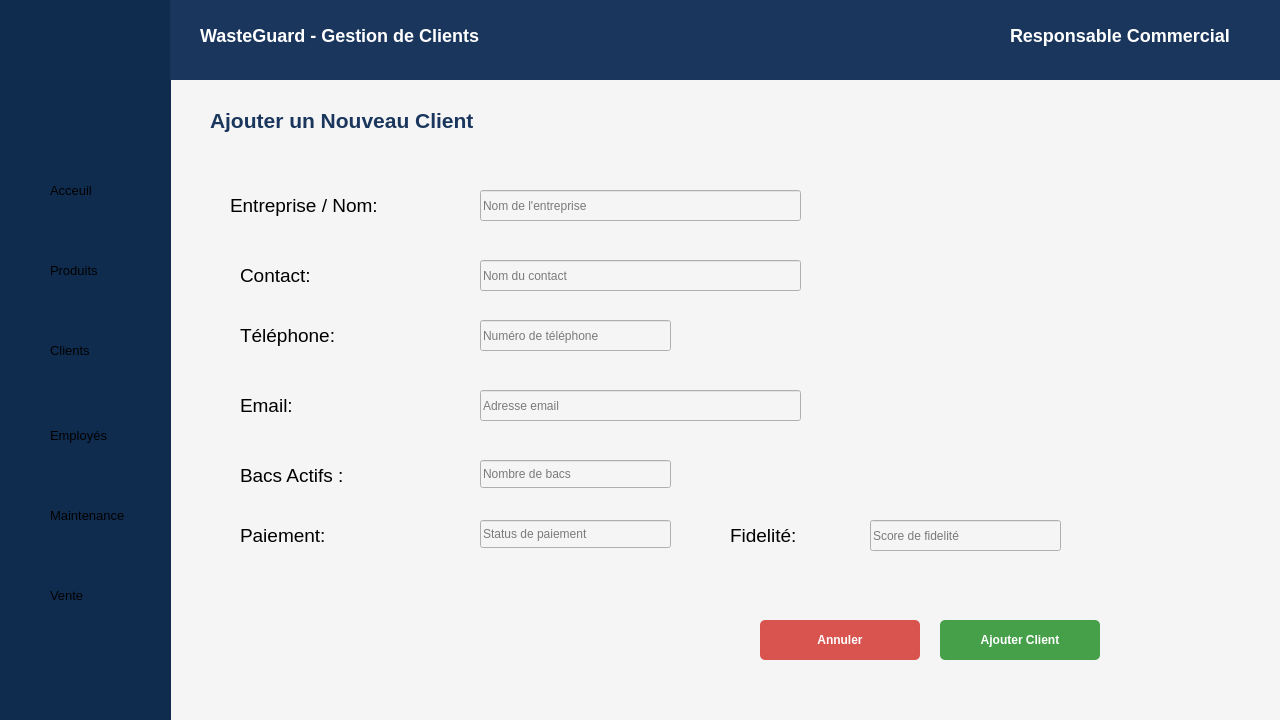
<?xml version="1.0" encoding="UTF-8"?>
<ui version="4.0">
 <class>AjouterClient</class>
 <widget class="QWidget" name="AjouterClient">
  <property name="geometry">
   <rect>
    <x>0</x>
    <y>0</y>
    <width>1280</width>
    <height>720</height>
   </rect>
  </property>
  <property name="windowTitle">
   <string>Ajouter un Client</string>
  </property>
  <property name="styleSheet">
   <string notr="true">background-color: #F5F5F5;</string>
  </property>
  <widget class="QWidget" name="sidebar" native="true">
   <property name="geometry">
    <rect>
     <x>0</x>
     <y>0</y>
     <width>171</width>
     <height>750</height>
    </rect>
   </property>
   <property name="styleSheet">
    <string notr="true">background-color: #0f2c4f;</string>
   </property>
   <widget class="QLabel" name="logo">
    <property name="geometry">
     <rect>
      <x>-10</x>
      <y>0</y>
      <width>181</width>
      <height>121</height>
     </rect>
    </property>
    <property name="pixmap">
     <pixmap>waste-logo.png</pixmap>
    </property>
    <property name="scaledContents">
     <bool>true</bool>
    </property>
   </widget>
   <widget class="QLabel" name="acceuil">
    <property name="geometry">
     <rect>
      <x>50</x>
      <y>180</y>
      <width>71</width>
      <height>21</height>
     </rect>
    </property>
    <property name="font">
     <font>
      <pointsize>10</pointsize>
     </font>
    </property>
    <property name="text">
     <string>Acceuil</string>
    </property>
   </widget>
   <widget class="QLabel" name="produits">
    <property name="geometry">
     <rect>
      <x>50</x>
      <y>260</y>
      <width>63</width>
      <height>20</height>
     </rect>
    </property>
    <property name="font">
     <font>
      <pointsize>10</pointsize>
     </font>
    </property>
    <property name="text">
     <string>Produits</string>
    </property>
   </widget>
   <widget class="QLabel" name="clients">
    <property name="geometry">
     <rect>
      <x>50</x>
      <y>340</y>
      <width>63</width>
      <height>20</height>
     </rect>
    </property>
    <property name="font">
     <font>
      <pointsize>10</pointsize>
     </font>
    </property>
    <property name="text">
     <string>Clients</string>
    </property>
   </widget>
   <widget class="QLabel" name="employes">
    <property name="geometry">
     <rect>
      <x>50</x>
      <y>420</y>
      <width>81</width>
      <height>31</height>
     </rect>
    </property>
    <property name="font">
     <font>
      <pointsize>10</pointsize>
     </font>
    </property>
    <property name="text">
     <string>Employés</string>
    </property>
   </widget>
   <widget class="QLabel" name="maintenance">
    <property name="geometry">
     <rect>
      <x>50</x>
      <y>500</y>
      <width>111</width>
      <height>31</height>
     </rect>
    </property>
    <property name="font">
     <font>
      <pointsize>10</pointsize>
     </font>
    </property>
    <property name="text">
     <string>Maintenance</string>
    </property>
   </widget>
   <widget class="QLabel" name="vente">
    <property name="geometry">
     <rect>
      <x>50</x>
      <y>580</y>
      <width>71</width>
      <height>31</height>
     </rect>
    </property>
    <property name="font">
     <font>
      <pointsize>10</pointsize>
     </font>
    </property>
    <property name="text">
     <string>Vente</string>
    </property>
   </widget>
  </widget>
  <widget class="QWidget" name="header" native="true">
   <property name="geometry">
    <rect>
     <x>170</x>
     <y>0</y>
     <width>1111</width>
     <height>80</height>
    </rect>
   </property>
   <property name="styleSheet">
    <string notr="true">color: #FFFFFF;
    font-family: &quot;Montserrat&quot;;
    font-weight: bold;
    font-size: 18px;
    background-color: #1A365D;</string>
   </property>
   <widget class="QLabel" name="wasteguardhead">
    <property name="geometry">
     <rect>
      <x>30</x>
      <y>20</y>
      <width>311</width>
      <height>31</height>
     </rect>
    </property>
    <property name="text">
     <string>WasteGuard - Gestion de Clients</string>
    </property>
   </widget>
   <widget class="QLabel" name="responsable">
    <property name="geometry">
     <rect>
      <x>840</x>
      <y>20</y>
      <width>231</width>
      <height>31</height>
     </rect>
    </property>
    <property name="text">
     <string>Responsable Commercial</string>
    </property>
   </widget>
  </widget>
  <widget class="QLabel" name="titrePage">
   <property name="geometry">
    <rect>
     <x>210</x>
     <y>100</y>
     <width>351</width>
     <height>41</height>
    </rect>
   </property>
   <property name="font">
    <font>
     <pointsize>16</pointsize>
     <bold>true</bold>
    </font>
   </property>
   <property name="styleSheet">
    <string notr="true">color: #1A365D;</string>
   </property>
   <property name="text">
    <string>Ajouter un Nouveau Client</string>
   </property>
  </widget>
  <widget class="QPushButton" name="btn_ajouter">
   <property name="geometry">
    <rect>
     <x>940</x>
     <y>620</y>
     <width>160</width>
     <height>40</height>
    </rect>
   </property>
   <property name="styleSheet">
    <string notr="true">background-color: #45a049; color: white; font-weight: bold; border-radius: 5px;</string>
   </property>
   <property name="text">
    <string>Ajouter Client</string>
   </property>
  </widget>
  <widget class="QPushButton" name="btn_annuler">
   <property name="geometry">
    <rect>
     <x>760</x>
     <y>620</y>
     <width>160</width>
     <height>40</height>
    </rect>
   </property>
   <property name="styleSheet">
    <string notr="true">background-color: #d9534f; color: white; font-weight: bold; border-radius: 5px;</string>
   </property>
   <property name="text">
    <string>Annuler</string>
   </property>
  </widget>
  <widget class="QWidget" name="widget" native="true">
   <property name="geometry">
    <rect>
     <x>200</x>
     <y>160</y>
     <width>941</width>
     <height>441</height>
    </rect>
   </property>
   <property name="font">
    <font>
     <pointsize>11</pointsize>
    </font>
   </property>
   <property name="styleSheet">
    <string notr="true">color:rgb(0, 0, 0)</string>
   </property>
   <widget class="QLabel" name="label_5">
    <property name="geometry">
     <rect>
      <x>30</x>
      <y>10</y>
      <width>211</width>
      <height>71</height>
     </rect>
    </property>
    <property name="font">
     <font>
      <pointsize>14</pointsize>
     </font>
    </property>
    <property name="text">
     <string>Entreprise / Nom:</string>
    </property>
   </widget>
   <widget class="QLabel" name="label_6">
    <property name="geometry">
     <rect>
      <x>40</x>
      <y>80</y>
      <width>211</width>
      <height>71</height>
     </rect>
    </property>
    <property name="font">
     <font>
      <pointsize>14</pointsize>
     </font>
    </property>
    <property name="text">
     <string>Contact:</string>
    </property>
   </widget>
   <widget class="QLabel" name="label_7">
    <property name="geometry">
     <rect>
      <x>40</x>
      <y>140</y>
      <width>211</width>
      <height>71</height>
     </rect>
    </property>
    <property name="font">
     <font>
      <pointsize>14</pointsize>
     </font>
    </property>
    <property name="text">
     <string>Téléphone:</string>
    </property>
   </widget>
   <widget class="QLabel" name="label_8">
    <property name="geometry">
     <rect>
      <x>40</x>
      <y>210</y>
      <width>211</width>
      <height>71</height>
     </rect>
    </property>
    <property name="font">
     <font>
      <pointsize>14</pointsize>
     </font>
    </property>
    <property name="text">
     <string>Email:</string>
    </property>
   </widget>
   <widget class="QLineEdit" name="lineEdit_5">
    <property name="geometry">
     <rect>
      <x>280</x>
      <y>30</y>
      <width>321</width>
      <height>31</height>
     </rect>
    </property>
    <property name="placeholderText">
     <string>Nom de l'entreprise</string>
    </property>
   </widget>
   <widget class="QLineEdit" name="lineEdit_6">
    <property name="geometry">
     <rect>
      <x>280</x>
      <y>100</y>
      <width>321</width>
      <height>31</height>
     </rect>
    </property>
    <property name="placeholderText">
     <string>Nom du contact</string>
    </property>
   </widget>
   <widget class="QLineEdit" name="lineEdit_7">
    <property name="geometry">
     <rect>
      <x>280</x>
      <y>160</y>
      <width>191</width>
      <height>31</height>
     </rect>
    </property>
    <property name="placeholderText">
     <string>Numéro de téléphone</string>
    </property>
   </widget>
   <widget class="QLineEdit" name="lineEdit_8">
    <property name="geometry">
     <rect>
      <x>280</x>
      <y>230</y>
      <width>321</width>
      <height>31</height>
     </rect>
    </property>
    <property name="placeholderText">
     <string>Adresse email</string>
    </property>
   </widget>
   <widget class="QLineEdit" name="lineEdit_9">
    <property name="geometry">
     <rect>
      <x>280</x>
      <y>300</y>
      <width>191</width>
      <height>28</height>
     </rect>
    </property>
    <property name="placeholderText">
     <string>Nombre de bacs</string>
    </property>
   </widget>
   <widget class="QLineEdit" name="lineEdit_10">
    <property name="geometry">
     <rect>
      <x>280</x>
      <y>360</y>
      <width>191</width>
      <height>28</height>
     </rect>
    </property>
    <property name="placeholderText">
     <string>Status de paiement</string>
    </property>
   </widget>
   <widget class="QLineEdit" name="lineEdit_11">
    <property name="geometry">
     <rect>
      <x>670</x>
      <y>360</y>
      <width>191</width>
      <height>31</height>
     </rect>
    </property>
    <property name="text">
     <string/>
    </property>
    <property name="placeholderText">
     <string>Score de fidelité</string>
    </property>
   </widget>
   <widget class="QLabel" name="label_9">
    <property name="geometry">
     <rect>
      <x>40</x>
      <y>280</y>
      <width>211</width>
      <height>71</height>
     </rect>
    </property>
    <property name="font">
     <font>
      <pointsize>14</pointsize>
     </font>
    </property>
    <property name="text">
     <string>Bacs Actifs :</string>
    </property>
   </widget>
   <widget class="QLabel" name="label_10">
    <property name="geometry">
     <rect>
      <x>40</x>
      <y>340</y>
      <width>211</width>
      <height>71</height>
     </rect>
    </property>
    <property name="font">
     <font>
      <pointsize>14</pointsize>
     </font>
    </property>
    <property name="text">
     <string>Paiement:</string>
    </property>
   </widget>
   <widget class="QLabel" name="label_11">
    <property name="geometry">
     <rect>
      <x>530</x>
      <y>340</y>
      <width>91</width>
      <height>71</height>
     </rect>
    </property>
    <property name="font">
     <font>
      <pointsize>14</pointsize>
     </font>
    </property>
    <property name="text">
     <string>Fidelité:</string>
    </property>
   </widget>
  </widget>
 </widget>
 <resources/>
 <connections/>
</ui>
